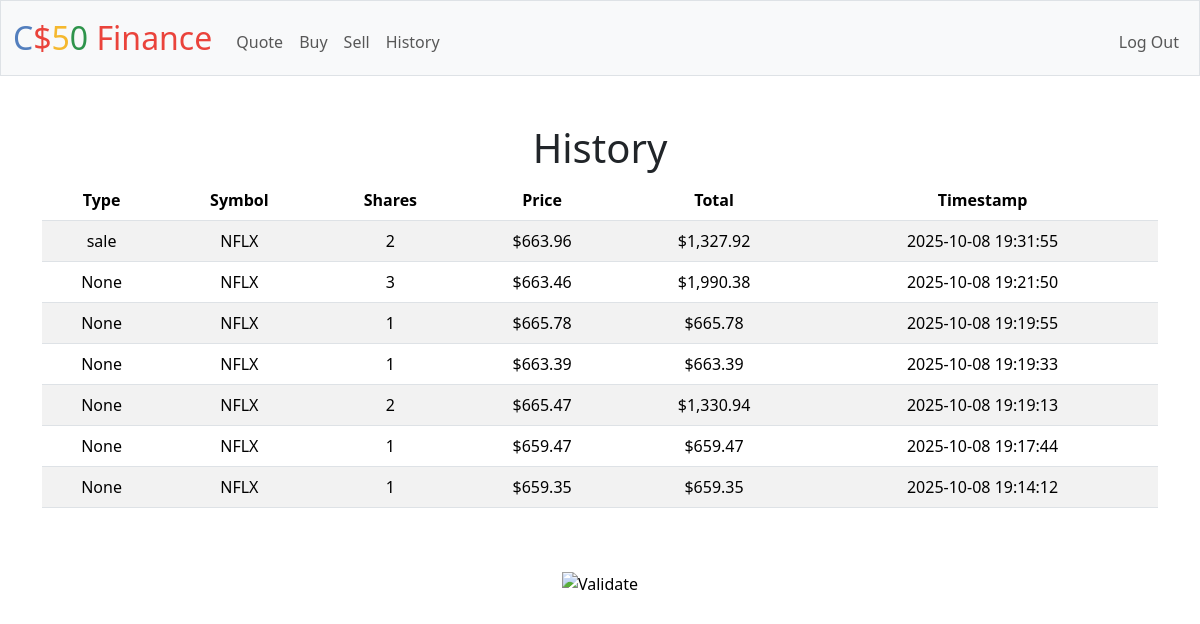
Screenshot of /history (signed in) with the database file from the repository.
### tables this page shows
CREATE TABLE "transactions" (id INTEGER PRIMARY KEY AUTOINCREMENT NOT NULL, user_id NOT NULL, symbol TEXT NOT NULL, shares INTEGER NOT NULL, price NUMERIC NOT NULL, timestamp DATETIME DEFAULT CURRENT_TIMESTAMP, type TEXT, FOREIGN KEY (user_id) REFERENCES users(id));

### app.py (the view)
@app.route("/history")
@login_required
def history():
    transactions = db.execute(
        "SELECT * FROM transactions WHERE user_id=? ORDER BY timestamp DESC", session["user_id"])
    return render_template("history.html", transactions=transactions)

### app.py (called while the page is built)
@app.after_request
def after_request(response):
    response.headers["Cache-Control"] = "no-cache, no-store, must-revalidate"
    response.headers["Expires"] = 0
    response.headers["Pragma"] = "no-cache"
    return response

### helpers.py (called while the page is built)
def login_required(f):
    @wraps(f)
    def decorated_function(*args, **kwargs):
        if session.get("user_id") is None:
            return redirect("/login")
        return f(*args, **kwargs)
    return decorated_function

def usd(value):
    return f"${value:,.2f}"

### templates/history.html (shortened to what this page needs)
{% extends "layout.html" %}
{% block main %}
    <h1>History</h1>
    <table class="table table-striped">
        <thead>
            <tr>
                <th>Type</th>
                <th>Symbol</th>
                <th>Shares</th>
                <th>Price</th>
                <th>Total</th>
                <th>Timestamp</th>
            </tr>
        </thead>
        <tbody>
            {% for transaction in transactions %}
            <tr>
                <td>{{ transaction.type }}</td>
                <td>{{ transaction.symbol }}</td>
                <td>{{ transaction.shares | abs}}</td>
                <td>{{ (transaction.price) | usd }}</td>
                <td>{{ (transaction.price * (transaction.shares | abs)) | usd }}</td>
                <td>{{ transaction.timestamp }}</td>
            </tr>
            {% endfor %}
        </tbody>
    </table>
{% endblock %}

### templates/layout.html (shortened to what this page needs)
<!DOCTYPE html>
<html lang="en">
    <head>
        <link href="https://cdn.jsdelivr.net/npm/bootstrap@5.3.3/dist/css/bootstrap.min.css" rel="stylesheet">
        <link href="/static/styles.css" rel="stylesheet">
    </head>
    <body>
        <nav class="bg-light border navbar navbar-expand-md navbar-light">
            <div class="container-fluid">
                <a class="navbar-brand" href="/"><span class="blue">C</span><span class="red">$</span><span class="yellow">5</span><span class="green">0</span> <span class="red">Finance</span></a>
                <div class="collapse navbar-collapse" id="navbar">
                    {% if session["user_id"] %}
                        <ul class="navbar-nav me-auto mt-2">
                            <li class="nav-item"><a class="nav-link" href="/quote">Quote</a></li>
                            <li class="nav-item"><a class="nav-link" href="/buy">Buy</a></li>
                            <li class="nav-item"><a class="nav-link" href="/sell">Sell</a></li>
                            <li class="nav-item"><a class="nav-link" href="/history">History</a></li>
                        </ul>
                        <ul class="navbar-nav ms-auto mt-2">
                            <li class="nav-item"><a class="nav-link" href="/logout">Log Out</a></li>
                        </ul>
                    {% else %}
                        <ul class="navbar-nav ms-auto mt-2">
                            <li class="nav-item"><a class="nav-link" href="/register">Register</a></li>
                            <li class="nav-item"><a class="nav-link" href="/login">Log In</a></li>
                        </ul>
                    {% endif %}
                </div>
            </div>
        </nav>
        <main class="container py-5 text-center">
            {% block main %}{% endblock %}
        </main>
        <footer class="mb-5">
            <form action="https://validator.w3.org/check" class="text-center" enctype="multipart/form-data" method="post" target="_blank">
                <input alt="Validate" src="/static/I_heart_validator.png" type="image">
            </form>
        </footer>
    </body>
</html>

### static/styles.css (style rules this page uses)
nav .navbar-brand { font-size: xx-large; }
nav .navbar-brand .blue { color: #537fbe; }
nav .navbar-brand .red { color: #ea433b; }
nav .navbar-brand .yellow { color: #f5b82e; }
nav .navbar-brand .green { color: #2e944b; }

### rows the page displays
transactions: price "$663.96", (transaction.price*(transaction.shares|abs))|usd "$1,327.92"
transactions: price "$663.46", (transaction.price*(transaction.shares|abs))|usd "$1,990.38"
transactions: price "$665.78", (transaction.price*(transaction.shares|abs))|usd "$665.78"
transactions: price "$663.39", (transaction.price*(transaction.shares|abs))|usd "$663.39"
transactions: price "$665.47", (transaction.price*(transaction.shares|abs))|usd "$1,330.94"
transactions: price "$659.47", (transaction.price*(transaction.shares|abs))|usd "$659.47"
transactions: price "$659.35", (transaction.price*(transaction.shares|abs))|usd "$659.35"
